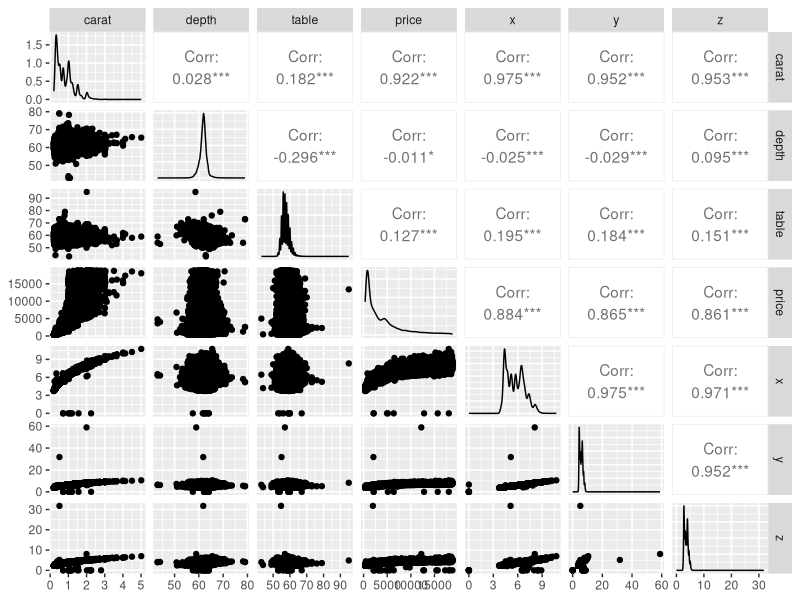
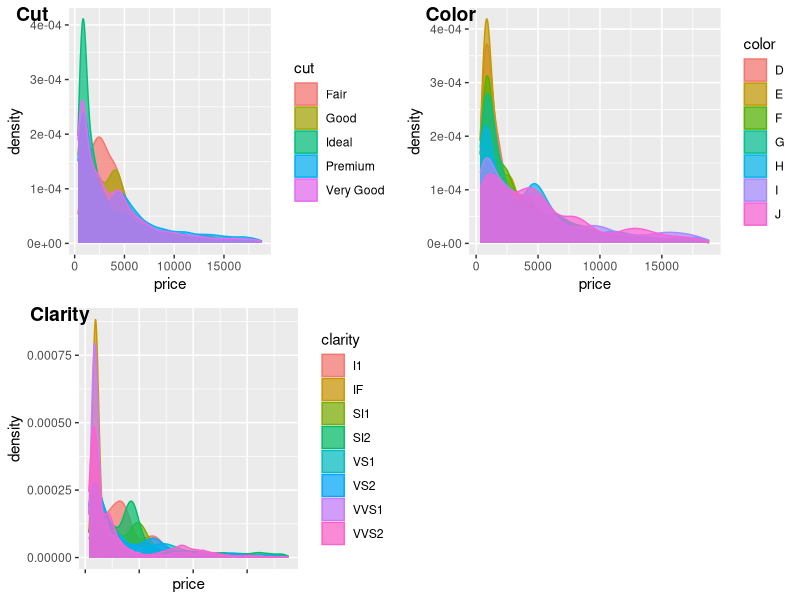
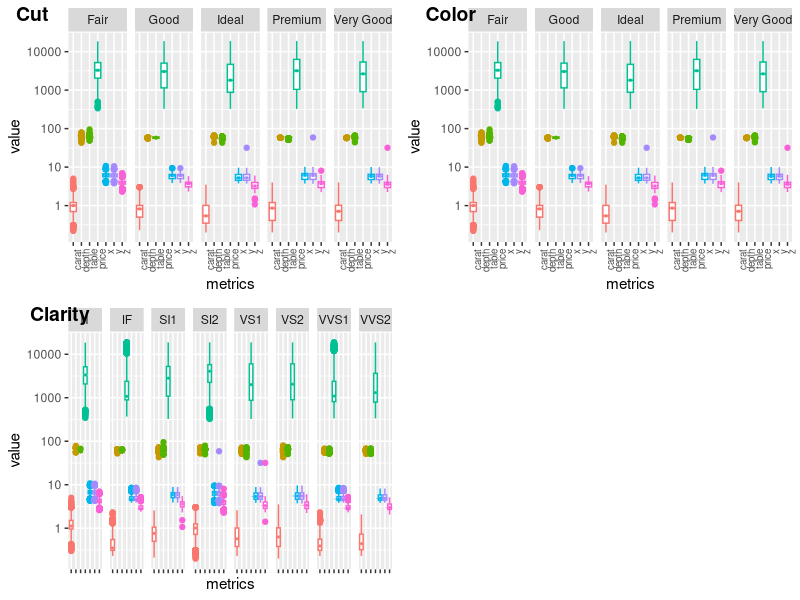

These charts were generated, in order, by the following R code:
## ---- chunk 1
knitr::opts_chunk$set(echo = FALSE)
require(ggplot2)
require(GGally)
require(ggpubr)
require(reshape2)
## ---- chunk 2
diamonds <- read.csv("./diamonds.csv", encoding = "UTF-8")
diamonds$X <- NULL
diamonds_num <- subset(diamonds, select = c(carat,depth,table,price,x,y,z))
ggpairs(diamonds_num)
## ---- chunk 3
a <- ggplot(subset(diamonds, cut == "Ideal"| cut == "Premium"| cut =="Good"| cut == "Very Good"| cut == "Fair"), aes(x = price, col = cut, group = cut, fill = cut)) +
  geom_density(aes(y = ..density..), alpha = .7)
b <- ggplot(subset(diamonds, color == "J"| color == "H"| color =="I"| color == "G"| color == "F"| color == "E"| color == "D"), aes(x = price, col = color, group = color, fill = color)) +
  geom_density(aes(y = ..density..), alpha = .7)
c <- ggplot(subset(diamonds, clarity == "I1"| clarity =="SI2"|clarity =="SI1"|clarity =="VS2"| clarity =="VS1"| clarity =="VVS2"| clarity =="VVS1"| clarity =="IF"), aes(x = price, col = clarity, group = clarity, fill = clarity)) +
  geom_density(aes(y = ..density..), alpha = .7)

ggarrange(a, b, c + rremove("x.text"), 
          labels = c("Cut", "Color", "Clarity"),
          ncol = 2, nrow = 2)

## ---- chunk 4
diamonds_melt <- melt(data = diamonds, id.vars = c("cut","color","clarity"),
                      variable.name = "metrics")

e <- ggplot(data=diamonds_melt, aes(x=metrics, y=value)) +
  geom_boxplot(aes(col=metrics), notch = TRUE) +
  scale_y_log10()+
  facet_grid(~ cut) +
  theme(axis.text.x = element_text(size=7, angle=90, hjust=1),
        legend.position = "none")
  
f <- ggplot(data=diamonds_melt, aes(x=metrics, y=value)) +
  geom_boxplot(aes(col=metrics), notch = TRUE) +
  scale_y_log10()+
  facet_grid(~ cut) +
  theme(axis.text.x = element_text(size=7, angle=90, hjust=1),
        legend.position = "none")

  
g <- ggplot(data=diamonds_melt, aes(x=metrics, y=value)) +
  geom_boxplot(aes(col=metrics), notch = TRUE) +
  scale_y_log10()+
  facet_grid(~ clarity) +
  theme(axis.text.x = element_text(size=7, angle=90, hjust=1),
        legend.position = "none")

ggarrange(e, f, g + rremove("x.text"), 
          labels = c("Cut", "Color", "Clarity"),
          ncol = 2, nrow = 2)

